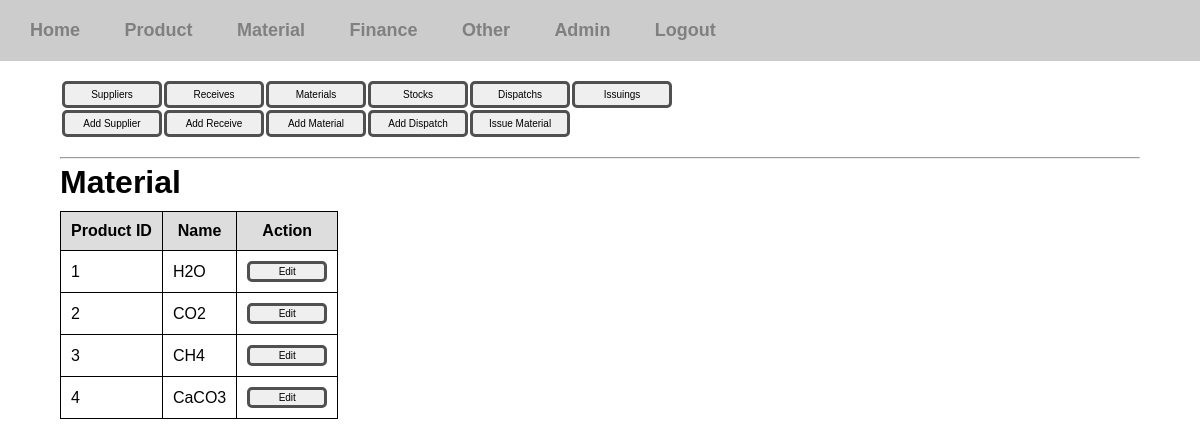
The app's page /inventory-manager/materials/ (signed in) with its own data.
### inventory_manager/models.py (models this page shows, shortened)
class Material(models.Model):
	name = models.CharField(max_length=100)

### inventory_manager/views/material.py (the view)
# urls.py: path('materials/',material.materials_view, name='materials-view'),
@login_required(login_url='/login')
def materials_view(request):
	materials = Material.objects.all()
	context = {'materials':materials}
	return render(request, 'inventory_manager/material/material.html', context)

### templates/inventory_manager/material/material.html
{% extends 'inventory_manager/material.html' %}
{% block contentblock %}
	<h1>Material</h1>
	{% if materials %}
		<div class="table-div">
			<table class="view-table">
			<tr>
				<th>Product ID</th>
				<th>Name</th>
				<th>Action</th>
			</tr>
			{% for material in materials %}
			<tr>
				<td>{{ material.id }}</td>
				<td>{{ material.name }}</td>
				<td><a href="{% url 'update-material' material.id %}"><button class="btn btn-sm">Edit</button></a></td>
			</tr>
			{% endfor %}
		</table>
		</div>
	{% else %}
		<p>There are no materials. </p>
	{% endif %}
{% endblock %}

### static/css/styles.css (style rules this page uses)
* { margin: 0; padding: 0; box-sizing: border-box; }
body { font-family: sans-serif; }
a { text-decoration: none; color: gray; }
.body-content h1 { margin-top: 5px; }
.btn { padding: 5px 15px; border: 3px solid #505050; border-radius: 5px; width: 100px; font-size: 10px; }
.btn-sm { padding: 2px; width: 80px; }

### static/css/tables.css (style rules this page uses)
.view-table { margin: 10px 0px; border-collapse: collapse; }
.view-table th { background: #ddd; }
.view-table td,th { padding: 10px; border:1px solid black; }

### records on screen
Material: id "1", name "H2O"
Material: id "2", name "CO2"
Material: id "3", name "CH4"
Material: id "4", name "CaCO3"
